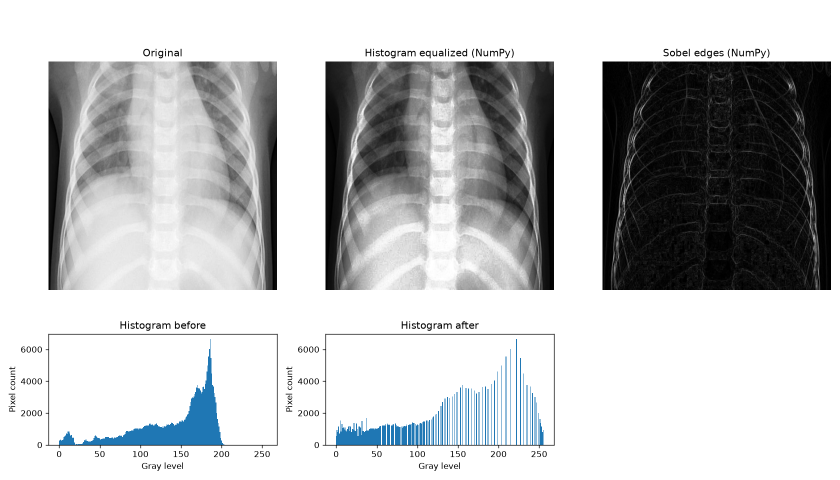
#> input picture assets/from_scratch_demo.png, 1680 x 960 px (shown at 1/2 size)
$ python demo.py ../assets/from_scratch_demo.png
#> lines starting #> are read from the running program, lines starting #| are printed output that depends on the picture
### from_scratch/histogram_equalization.py
"""Histogram equalization written from scratch with NumPy only.

Idea
----
A low-contrast X-ray uses only a narrow band of gray levels. Histogram
equalization spreads those levels over the full 0-255 range by mapping every
gray level through the image's cumulative distribution function (CDF):

    new_level(v) = round( (CDF(v) - CDF_min) / (N - CDF_min) * 255 )

where N is the number of pixels and CDF_min is the CDF value of the darkest
gray level that actually appears in the image. Frequent gray levels are pushed
apart and rare ones squeezed together, which increases global contrast.

The implementation follows the same rule as ``cv2.equalizeHist`` so the
result can be checked pixel by pixel against OpenCV (see tests/).
"""

import numpy as np


def compute_histogram(image: np.ndarray, bins: int = 256) -> np.ndarray:
    """Count how many pixels have each gray level (0..bins-1)."""
    _check_gray_uint8(image)
    hist = np.zeros(bins, dtype=np.int64)
    # np.add.at accumulates repeated indices correctly (hist[idx] += 1 would not)
    np.add.at(hist, image.ravel(), 1)
    return hist


def compute_cdf(hist: np.ndarray) -> np.ndarray:
    """Cumulative distribution function: cdf[v] = number of pixels <= v."""
    return np.cumsum(hist)


def equalization_lut(image: np.ndarray) -> np.ndarray:
    """Build the 256-entry lookup table that maps old gray levels to new ones."""
    hist = compute_histogram(image)
    cdf = compute_cdf(hist)
    total = cdf[-1]

    first = int(np.flatnonzero(hist)[0])  # darkest gray level that appears
    cdf_min = cdf[first]

    if cdf_min == total:  # constant image: nothing to stretch
        return np.full(256, first, dtype=np.uint8)

    # float32 + round-half-to-even mirrors OpenCV's arithmetic exactly
    scale = np.float32(255.0) / np.float32(total - cdf_min)
    lut = np.rint((cdf - cdf_min).astype(np.float32) * scale)
    lut[:first] = 0
    return np.clip(lut, 0, 255).astype(np.uint8)


def equalize_histogram(image: np.ndarray) -> np.ndarray:
    """Return the histogram-equalized version of a grayscale uint8 image."""
    lut = equalization_lut(image)
    return lut[image]  # fancy indexing applies the LUT to every pixel at once


def _check_gray_uint8(image: np.ndarray) -> None:
    if image.ndim != 2:
        raise ValueError(f"expected a 2-D grayscale image, got shape {image.shape}")
    if image.dtype != np.uint8:
        raise TypeError(f"expected dtype uint8, got {image.dtype}")

### from_scratch/sobel.py
"""Sobel edge detection written from scratch with NumPy only.

Idea
----
An edge is a place where brightness changes quickly. The Sobel operator
estimates the image gradient with two 3x3 kernels:

    Kx = [[-1, 0, 1],        Ky = [[-1, -2, -1],
          [-2, 0, 2],              [ 0,  0,  0],
          [-1, 0, 1]]              [ 1,  2,  1]]

Kx responds to horizontal changes (vertical edges), Ky to vertical changes
(horizontal edges). Each kernel is a central difference in one direction
combined with a [1, 2, 1] smoothing in the other, which makes it less
sensitive to noise than a plain difference. The edge strength is the gradient
magnitude sqrt(Gx^2 + Gy^2) and the edge direction is atan2(Gy, Gx).

Borders use reflect-101 padding (``np.pad(mode="reflect")``), the same default
as OpenCV, so Gx/Gy can be checked against ``cv2.Sobel`` (see tests/).
"""

import numpy as np

SOBEL_X = np.array([[-1, 0, 1], [-2, 0, 2], [-1, 0, 1]], dtype=np.float64)
SOBEL_Y = SOBEL_X.T.copy()


def correlate2d(image: np.ndarray, kernel: np.ndarray) -> np.ndarray:
    """2-D cross-correlation with reflect-101 padding; output has the input's shape.

    Instead of looping over every pixel, we loop over the (few) kernel cells and
    add a shifted copy of the whole padded image weighted by that cell. For a
    3x3 kernel that is 9 vectorized array operations.
    """
    if image.ndim != 2:
        raise ValueError(f"expected a 2-D grayscale image, got shape {image.shape}")
    kh, kw = kernel.shape
    if kh % 2 == 0 or kw % 2 == 0:
        raise ValueError("kernel size must be odd")

    ph, pw = kh // 2, kw // 2
    padded = np.pad(image.astype(np.float64), ((ph, ph), (pw, pw)), mode="reflect")
    h, w = image.shape

    out = np.zeros((h, w), dtype=np.float64)
    for i in range(kh):
        for j in range(kw):
            if kernel[i, j] != 0:
                out += kernel[i, j] * padded[i : i + h, j : j + w]
    return out


def sobel_gradients(image: np.ndarray):
    """Return (Gx, Gy) as float64 arrays."""
    return correlate2d(image, SOBEL_X), correlate2d(image, SOBEL_Y)


def sobel_edges(image: np.ndarray, normalize: bool = True):
    """Return (magnitude, direction_in_radians).

    If ``normalize`` is True the magnitude is scaled to uint8 0..255 so it can
    be displayed or saved directly.
    """
    gx, gy = sobel_gradients(image)
    magnitude = np.hypot(gx, gy)
    direction = np.arctan2(gy, gx)
    if normalize:
        peak = magnitude.max()
        magnitude = (
            (magnitude / peak * 255).astype(np.uint8)
            if peak > 0
            else np.zeros_like(magnitude, dtype=np.uint8)
        )
    return magnitude, direction

### from_scratch/demo.py
"""Run both from-scratch algorithms on one X-ray and save a comparison figure.

Usage:
    python -m from_scratch.demo data/PNEUMONIA/<some_image>.jpeg
    python -m from_scratch.demo path/to/xray.png --out assets/from_scratch_demo.png

OpenCV is used only to read the file and as a reference for comparison;
the algorithms themselves are pure NumPy.
"""

import argparse

import cv2
import matplotlib.pyplot as plt
import numpy as np

from from_scratch import compute_histogram, equalize_histogram, sobel_edges


def main():
    """Parse arguments, run both algorithms and save the figure."""
    parser = argparse.ArgumentParser(description=__doc__.splitlines()[0])
    parser.add_argument("image", help="path to a chest X-ray image")
    parser.add_argument("--out", default="assets/from_scratch_demo.png")
    args = parser.parse_args()

    gray = cv2.imread(args.image, cv2.IMREAD_GRAYSCALE)
#> gray: shape (960, 1680); min 0, max 255, mean 192.9
    if gray is None:
        raise SystemExit(f"could not read image: {args.image}")
    gray = cv2.resize(gray, (512, 512))
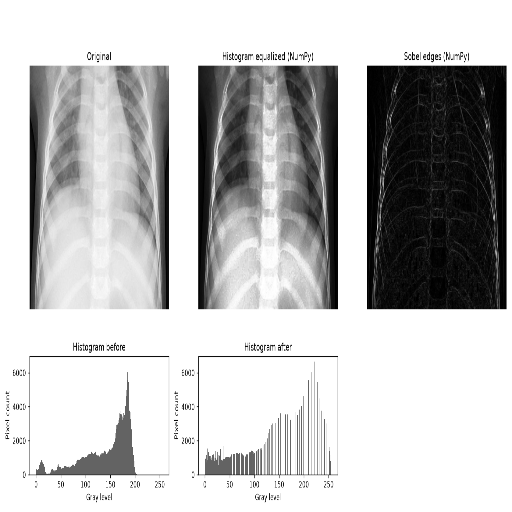
#> gray: shape (512, 512); min 0, max 255, mean 192.7

    eq = equalize_histogram(gray)
#> in equalization_lut, `hist = compute_histogram(image)`: hist = 256 values, max 149243 at index 255, min 157 at index 79, mean 1024
#> in equalization_lut, `cdf = compute_cdf(hist)`: cdf = 256 values from 1558 to 262144
#> in equalization_lut, `total = cdf[-1]`: total = 262144
#> in equalization_lut, `first = int(np.flatnonzero(hist)[0])`: first = 0
#> in equalization_lut, `cdf_min = cdf[first]`: cdf_min = 1558
#> in equalization_lut, `scale = np.float32(255.0) / np.float32(total - cdf_min)`: scale = 0.000979
#> in equalization_lut, `lut = np.rint((cdf - cdf_min).astype(np.float32) * scale)`: lut = 256 values from 0 to 255
    edges, _ = sobel_edges(eq)
#> in correlate2d, `padded = np.pad(image.astype(np.float64), ((ph, ph), (pw, pw)), mode="..`:
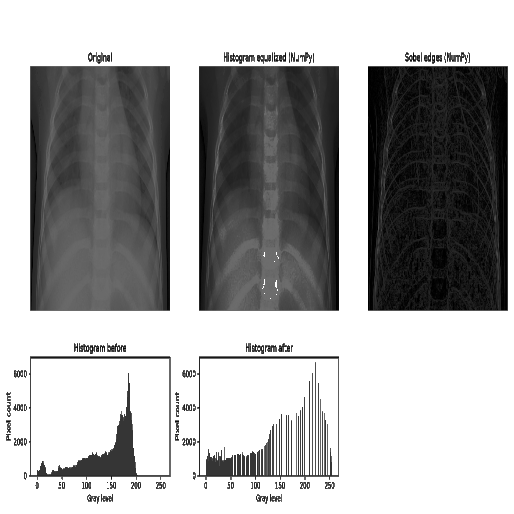
#> padded: shape (514, 514) float64; min 0, max 255, mean 169.2
#> after the loop in correlate2d, `for i in range(kh):`:
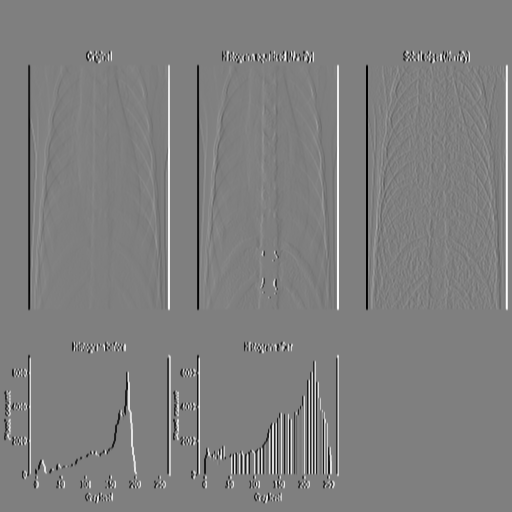
#> out: shape (512, 512) float64; min -1020, max 1020, mean 0; drawn with min black and max white
#> in correlate2d (call 2), `kh, kw = kernel.shape`: kh = 3
#> in correlate2d (call 2), `ph, pw = kh // 2, kw // 2`: ph = 1
#> after the loop in correlate2d (call 2), `for i in range(kh):`:
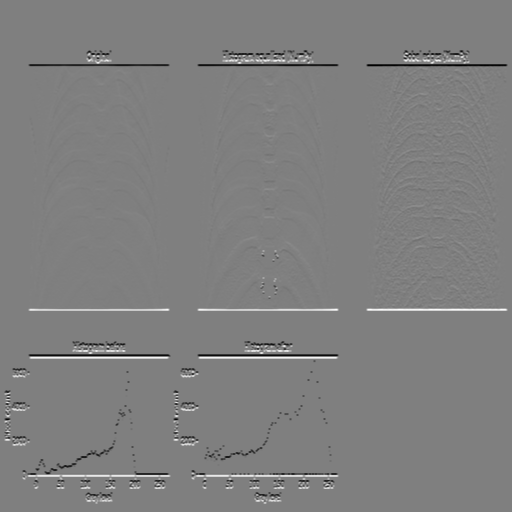
#> out: shape (512, 512) float64; min -1018, max 1016, mean 0; drawn with min black and max white
#> in sobel_edges, `magnitude = np.hypot(gx, gy)`:
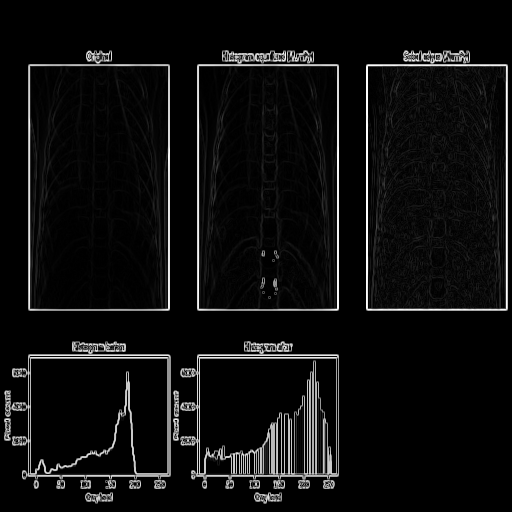
#> magnitude: shape (512, 512) float64; min 0, max 1020.5, mean 56.6; drawn with min black and max white
#> in sobel_edges, `direction = np.arctan2(gy, gx)`:
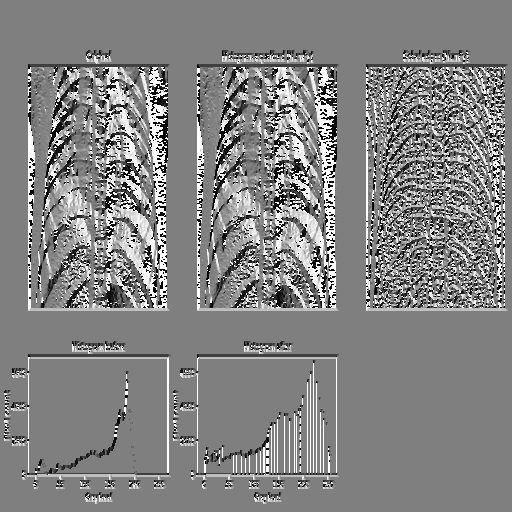
#> direction: shape (512, 512) float64; min -3.14, max 3.14, mean 0.111; drawn with min black and max white
#> in sobel_edges, `peak = magnitude.max()`: peak = 1020.5

    # sanity check against OpenCV
    diff = np.abs(eq.astype(int) - cv2.equalizeHist(gray).astype(int)).max()
#> diff = 0
    print(f"max |ours - cv2.equalizeHist| = {diff}")
#| max |ours - cv2.equalizeHist| = 0

    fig, ax = plt.subplots(2, 3, figsize=(14, 8), gridspec_kw={"height_ratios": [3, 1]})
    for col, (img, title) in enumerate(
        [
            (gray, "Original"),
            (eq, "Histogram equalized (NumPy)"),
            (edges, "Sobel edges (NumPy)"),
        ]
    ):
        ax[0, col].imshow(img, cmap="gray")
        ax[0, col].set_title(title)
        ax[0, col].axis("off")
#> this loop made 3 passes
#> title on passes 1 to 3: 'Original', 'Histogram equalized (NumPy)', 'Sobel edges (NumPy)'
    ax[1, 0].bar(range(256), compute_histogram(gray), width=1)
    ax[1, 0].set_title("Histogram before")
    ax[1, 1].bar(range(256), compute_histogram(eq), width=1)
    ax[1, 1].set_title("Histogram after")
    for a in ax[1, :2]:
        a.set_xlabel("Gray level")
        a.set_ylabel("Pixel count")
    ax[1, 2].axis("off")
    fig.tight_layout()
    fig.savefig(args.out, dpi=120)
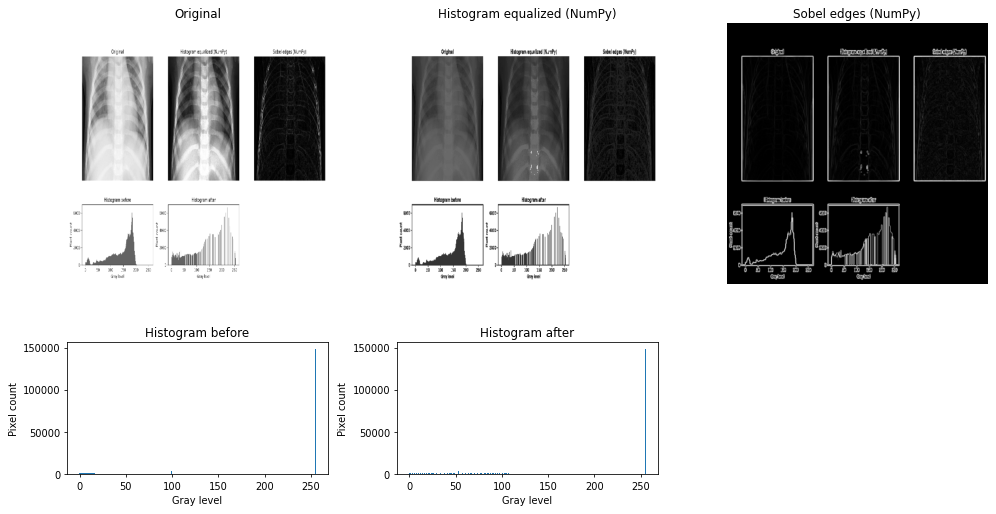
#> figure drawn by matplotlib, 5 panels; panel 4: tallest bar 149243 high, from x = 254.5 to 255.5; panel 5: tallest bar 149243 high, from x = 254.5 to 255.5
    print(f"saved {args.out}")


if __name__ == "__main__":
    main()
